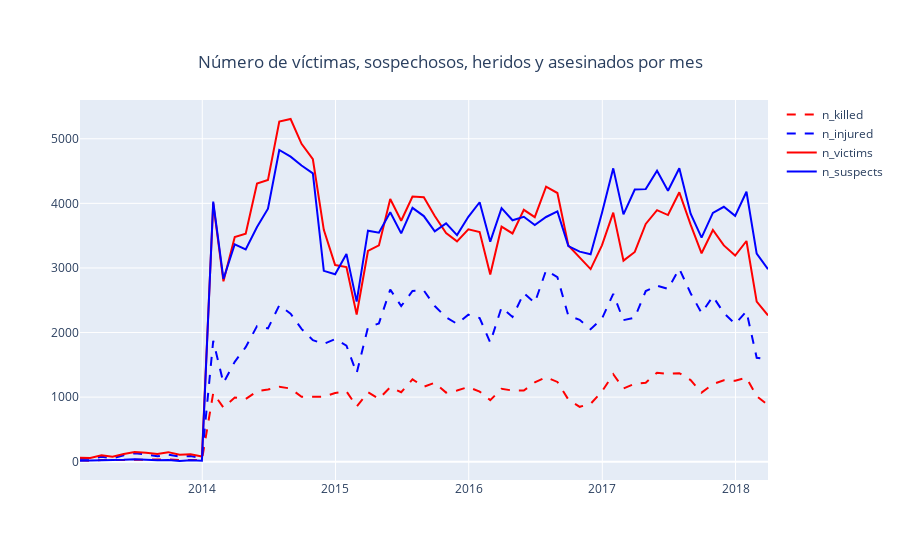

The cell this chart's notebook holds for it:
### Markdown cell above
# Número de víctimas, sospechosos, heridos y asesinados por mes

### Code cell
fig4 = go.Figure()

fig4.add_trace(
    go.Scatter(
        x = df.resample('M').count().index,
            y = df['n_killed'].resample('M').sum(),
            name = 'n_killed', line=dict(
                color="#FF0000", 
                dash='dash')
    )
)

fig4.add_trace(
    go.Scatter(
        x = df.resample('M').count().index,
            y = df['n_injured'].resample('M').sum(),
            name = 'n_injured', line=dict(
                color="#0000FF", 
                dash='dash')
    )
)

fig4.add_trace(
    go.Scatter(
        x = df.resample('M').count().index,
            y = df['n_victims'].resample('M').sum(),
            name = 'n_victims'
        , line=dict(color="#FF0000")
    )
)

fig4.add_trace(
    go.Scatter(
        x = df.resample('M').count().index,
            y = df['n_suspects'].resample('M').sum(),
            name = 'n_suspects'
        , line=dict(color="#0000FF")
    )
)

fig4.update_layout(title={
             'text': "Número de víctimas, sospechosos, heridos y asesinados por mes",
         'y':0.9,
         'x':0.5,
         'xanchor': 'center',
         'yanchor': 'top'
}
                 )

fig4.show()
